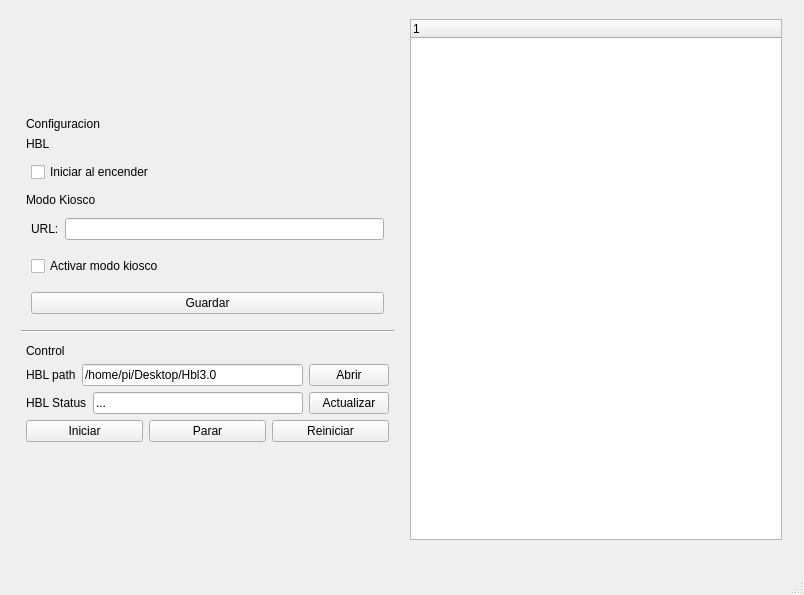
<?xml version="1.0" encoding="UTF-8"?>
<ui version="4.0">
 <class>MainWindow</class>
 <widget class="QMainWindow" name="MainWindow">
  <property name="geometry">
   <rect>
    <x>0</x>
    <y>0</y>
    <width>804</width>
    <height>595</height>
   </rect>
  </property>
  <property name="maximumSize">
   <size>
    <width>804</width>
    <height>595</height>
   </size>
  </property>
  <property name="windowTitle">
   <string>HBL UI</string>
  </property>
  <widget class="QWidget" name="centralwidget">
   <widget class="QWidget" name="horizontalLayoutWidget">
    <property name="geometry">
     <rect>
      <x>11</x>
      <y>9</y>
      <width>781</width>
      <height>541</height>
     </rect>
    </property>
    <layout class="QHBoxLayout" name="horizontalLayout">
     <property name="sizeConstraint">
      <enum>QLayout::SetMaximumSize</enum>
     </property>
     <property name="leftMargin">
      <number>5</number>
     </property>
     <property name="topMargin">
      <number>5</number>
     </property>
     <property name="rightMargin">
      <number>5</number>
     </property>
     <property name="bottomMargin">
      <number>5</number>
     </property>
     <item>
      <layout class="QVBoxLayout" name="verticalLayout">
       <property name="leftMargin">
        <number>5</number>
       </property>
       <property name="topMargin">
        <number>5</number>
       </property>
       <property name="rightMargin">
        <number>5</number>
       </property>
       <property name="bottomMargin">
        <number>5</number>
       </property>
       <item>
        <spacer name="verticalSpacer">
         <property name="orientation">
          <enum>Qt::Vertical</enum>
         </property>
         <property name="sizeHint" stdset="0">
          <size>
           <width>20</width>
           <height>40</height>
          </size>
         </property>
        </spacer>
       </item>
       <item>
        <layout class="QVBoxLayout" name="verticalLayout_6">
         <property name="leftMargin">
          <number>5</number>
         </property>
         <property name="topMargin">
          <number>5</number>
         </property>
         <property name="rightMargin">
          <number>5</number>
         </property>
         <property name="bottomMargin">
          <number>5</number>
         </property>
         <item>
          <widget class="QLabel" name="label_6">
           <property name="text">
            <string>Configuracion</string>
           </property>
          </widget>
         </item>
         <item>
          <widget class="QLabel" name="label_7">
           <property name="text">
            <string>HBL</string>
           </property>
          </widget>
         </item>
         <item>
          <layout class="QHBoxLayout" name="horizontalLayout_8">
           <property name="leftMargin">
            <number>5</number>
           </property>
           <property name="topMargin">
            <number>5</number>
           </property>
           <property name="rightMargin">
            <number>5</number>
           </property>
           <property name="bottomMargin">
            <number>5</number>
           </property>
           <item>
            <widget class="QCheckBox" name="startOnBoot_checkBox">
             <property name="text">
              <string>Iniciar al encender</string>
             </property>
            </widget>
           </item>
          </layout>
         </item>
         <item>
          <widget class="QLabel" name="label_3">
           <property name="text">
            <string>Modo Kiosco</string>
           </property>
          </widget>
         </item>
         <item>
          <layout class="QHBoxLayout" name="horizontalLayout_4">
           <property name="leftMargin">
            <number>5</number>
           </property>
           <property name="topMargin">
            <number>5</number>
           </property>
           <property name="rightMargin">
            <number>5</number>
           </property>
           <property name="bottomMargin">
            <number>5</number>
           </property>
           <item>
            <widget class="QLabel" name="label_5">
             <property name="text">
              <string>URL:</string>
             </property>
            </widget>
           </item>
           <item>
            <widget class="QLineEdit" name="url_lineEdit"/>
           </item>
          </layout>
         </item>
         <item>
          <layout class="QHBoxLayout" name="horizontalLayout_5">
           <property name="leftMargin">
            <number>5</number>
           </property>
           <property name="topMargin">
            <number>5</number>
           </property>
           <property name="rightMargin">
            <number>5</number>
           </property>
           <property name="bottomMargin">
            <number>5</number>
           </property>
           <item>
            <widget class="QCheckBox" name="kioscEnable_checkBox">
             <property name="text">
              <string>Activar modo kiosco</string>
             </property>
            </widget>
           </item>
          </layout>
         </item>
         <item>
          <layout class="QHBoxLayout" name="horizontalLayout_2">
           <property name="leftMargin">
            <number>5</number>
           </property>
           <property name="topMargin">
            <number>5</number>
           </property>
           <property name="rightMargin">
            <number>5</number>
           </property>
           <property name="bottomMargin">
            <number>5</number>
           </property>
           <item>
            <widget class="QPushButton" name="saveConfigButton">
             <property name="text">
              <string>Guardar</string>
             </property>
            </widget>
           </item>
          </layout>
         </item>
        </layout>
       </item>
       <item>
        <widget class="Line" name="line_2">
         <property name="orientation">
          <enum>Qt::Horizontal</enum>
         </property>
        </widget>
       </item>
       <item>
        <layout class="QVBoxLayout" name="verticalLayout_4">
         <property name="leftMargin">
          <number>5</number>
         </property>
         <property name="topMargin">
          <number>5</number>
         </property>
         <property name="rightMargin">
          <number>5</number>
         </property>
         <property name="bottomMargin">
          <number>5</number>
         </property>
         <item>
          <widget class="QLabel" name="label_2">
           <property name="text">
            <string>Control</string>
           </property>
          </widget>
         </item>
         <item>
          <layout class="QHBoxLayout" name="horizontalLayout_3">
           <item>
            <widget class="QLabel" name="label">
             <property name="text">
              <string>HBL path</string>
             </property>
            </widget>
           </item>
           <item>
            <widget class="QLineEdit" name="path_lineEdit">
             <property name="text">
              <string>/home/pi/Desktop/Hbl3.0</string>
             </property>
            </widget>
           </item>
           <item>
            <widget class="QPushButton" name="openFiles_pushButton">
             <property name="text">
              <string>Abrir</string>
             </property>
            </widget>
           </item>
          </layout>
         </item>
         <item>
          <layout class="QHBoxLayout" name="horizontalLayout_7">
           <item>
            <widget class="QLabel" name="label_4">
             <property name="text">
              <string>HBL Status</string>
             </property>
            </widget>
           </item>
           <item>
            <widget class="QLineEdit" name="status_lineEdit">
             <property name="text">
              <string>...</string>
             </property>
             <property name="readOnly">
              <bool>true</bool>
             </property>
            </widget>
           </item>
           <item>
            <widget class="QPushButton" name="updateStatusButton">
             <property name="text">
              <string>Actualizar</string>
             </property>
            </widget>
           </item>
          </layout>
         </item>
         <item>
          <layout class="QHBoxLayout" name="horizontalLayout_6">
           <property name="sizeConstraint">
            <enum>QLayout::SetDefaultConstraint</enum>
           </property>
           <item>
            <widget class="QPushButton" name="startButton">
             <property name="sizePolicy">
              <sizepolicy hsizetype="Minimum" vsizetype="Fixed">
               <horstretch>0</horstretch>
               <verstretch>0</verstretch>
              </sizepolicy>
             </property>
             <property name="text">
              <string>Iniciar</string>
             </property>
            </widget>
           </item>
           <item>
            <widget class="QPushButton" name="stopButton">
             <property name="sizePolicy">
              <sizepolicy hsizetype="Minimum" vsizetype="Fixed">
               <horstretch>0</horstretch>
               <verstretch>0</verstretch>
              </sizepolicy>
             </property>
             <property name="text">
              <string>Parar</string>
             </property>
            </widget>
           </item>
           <item>
            <widget class="QPushButton" name="resetButton">
             <property name="sizePolicy">
              <sizepolicy hsizetype="Minimum" vsizetype="Fixed">
               <horstretch>0</horstretch>
               <verstretch>0</verstretch>
              </sizepolicy>
             </property>
             <property name="text">
              <string>Reiniciar</string>
             </property>
            </widget>
           </item>
          </layout>
         </item>
        </layout>
       </item>
       <item>
        <spacer name="verticalSpacer_2">
         <property name="orientation">
          <enum>Qt::Vertical</enum>
         </property>
         <property name="sizeHint" stdset="0">
          <size>
           <width>20</width>
           <height>40</height>
          </size>
         </property>
        </spacer>
       </item>
      </layout>
     </item>
     <item>
      <layout class="QVBoxLayout" name="verticalLayout_2">
       <property name="leftMargin">
        <number>5</number>
       </property>
       <property name="topMargin">
        <number>5</number>
       </property>
       <property name="rightMargin">
        <number>5</number>
       </property>
       <property name="bottomMargin">
        <number>5</number>
       </property>
       <item>
        <widget class="QTreeWidget" name="logs_treeWidget">
         <column>
          <property name="text">
           <string>1</string>
          </property>
         </column>
        </widget>
       </item>
      </layout>
     </item>
    </layout>
   </widget>
  </widget>
  <widget class="QMenuBar" name="menubar">
   <property name="geometry">
    <rect>
     <x>0</x>
     <y>0</y>
     <width>804</width>
     <height>21</height>
    </rect>
   </property>
  </widget>
  <widget class="QStatusBar" name="statusbar"/>
 </widget>
 <resources/>
 <connections/>
</ui>
